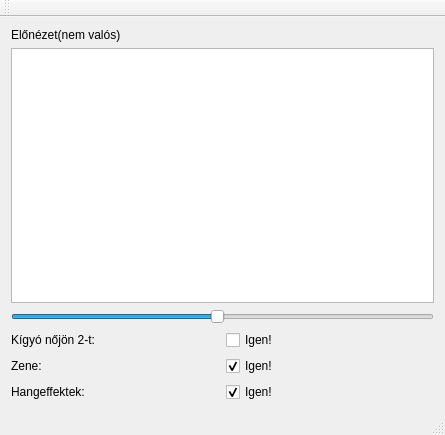
<?xml version="1.0" encoding="UTF-8"?>
<ui version="4.0">
 <class>MainWindow</class>
 <widget class="QMainWindow" name="MainWindow">
  <property name="geometry">
   <rect>
    <x>0</x>
    <y>0</y>
    <width>445</width>
    <height>435</height>
   </rect>
  </property>
  <property name="windowTitle">
   <string>MainWindow</string>
  </property>
  <widget class="QWidget" name="centralWidget">
   <layout class="QVBoxLayout" name="verticalLayout">
    <item>
     <widget class="QLabel" name="label">
      <property name="text">
       <string>Előnézet(nem valós)</string>
      </property>
     </widget>
    </item>
    <item>
     <widget class="QGraphicsView" name="graphicsView">
      <property name="renderHints">
       <set>QPainter::TextAntialiasing</set>
      </property>
      <property name="viewportUpdateMode">
       <enum>QGraphicsView::FullViewportUpdate</enum>
      </property>
     </widget>
    </item>
    <item>
     <widget class="QSlider" name="slider">
      <property name="minimum">
       <number>1</number>
      </property>
      <property name="maximum">
       <number>40</number>
      </property>
      <property name="sliderPosition">
       <number>20</number>
      </property>
      <property name="orientation">
       <enum>Qt::Horizontal</enum>
      </property>
     </widget>
    </item>
    <item>
     <layout class="QHBoxLayout" name="horizontalLayout">
      <item>
       <widget class="QLabel" name="growthLabel">
        <property name="text">
         <string>Kígyó nőjön 2-t:</string>
        </property>
       </widget>
      </item>
      <item>
       <widget class="QCheckBox" name="growthButton">
        <property name="text">
         <string>Igen!</string>
        </property>
       </widget>
      </item>
     </layout>
    </item>
    <item>
     <layout class="QHBoxLayout" name="horizontalLayout_2">
      <item>
       <widget class="QLabel" name="label_2">
        <property name="text">
         <string>Zene:</string>
        </property>
       </widget>
      </item>
      <item>
       <widget class="QCheckBox" name="musicCheckBox">
        <property name="text">
         <string>Igen!</string>
        </property>
        <property name="checked">
         <bool>true</bool>
        </property>
       </widget>
      </item>
     </layout>
    </item>
    <item>
     <layout class="QHBoxLayout" name="horizontalLayout_3">
      <item>
       <widget class="QLabel" name="label_3">
        <property name="text">
         <string>Hangeffektek:</string>
        </property>
       </widget>
      </item>
      <item>
       <widget class="QCheckBox" name="sfxCheckBox">
        <property name="text">
         <string>Igen!</string>
        </property>
        <property name="checked">
         <bool>true</bool>
        </property>
       </widget>
      </item>
     </layout>
    </item>
   </layout>
  </widget>
  <widget class="QMenuBar" name="menuBar">
   <property name="geometry">
    <rect>
     <x>0</x>
     <y>0</y>
     <width>445</width>
     <height>20</height>
    </rect>
   </property>
  </widget>
  <widget class="QToolBar" name="mainToolBar">
   <attribute name="toolBarArea">
    <enum>TopToolBarArea</enum>
   </attribute>
   <attribute name="toolBarBreak">
    <bool>false</bool>
   </attribute>
  </widget>
  <widget class="QStatusBar" name="statusBar"/>
 </widget>
 <layoutdefault spacing="6" margin="11"/>
 <resources/>
 <connections/>
</ui>
